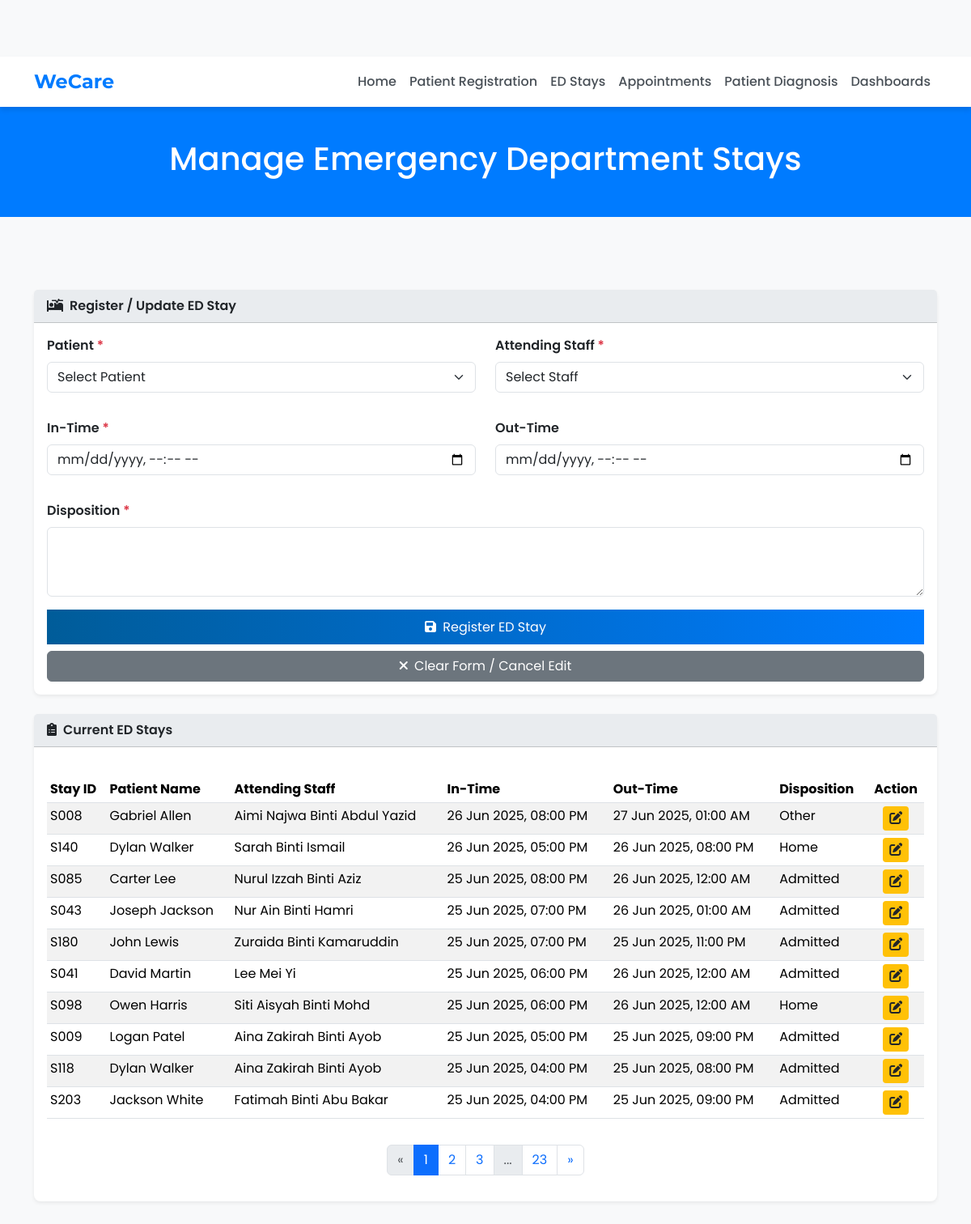
Page /admission/admin/bed_registration.php on the committed database.
### tables this page shows
CREATE TABLE `edstays` (
  `StayID` varchar(12) NOT NULL,
  `Intime` timestamp NOT NULL DEFAULT current_timestamp(),
  `Outime` timestamp NULL DEFAULT NULL,
  `Arrival_transport` varchar(50) NOT NULL,
  `Status` varchar(50) DEFAULT 'Waiting for Triage',
  `Disposition` varchar(100) NOT NULL,
  `PatientID` varchar(12) NOT NULL,
  `StaffID` varchar(12) NOT NULL,
  PRIMARY KEY (`StayID`),
  KEY `PatientID` (`PatientID`),
  KEY `StaffID` (`StaffID`),
  CONSTRAINT `edstays_ibfk_1` FOREIGN KEY (`PatientID`) REFERENCES `patients` (`PatientID`),
  CONSTRAINT `edstays_ibfk_2` FOREIGN KEY (`StaffID`) REFERENCES `staff` (`StaffID`)
);

CREATE TABLE `patients` (
  `PatientID` varchar(12) NOT NULL,
  `PatientName` varchar(100) NOT NULL,
  `Gender` varchar(50) NOT NULL,
  `Race` varchar(50) NOT NULL,
  `Phone_Number` varchar(15) NOT NULL,
  `Address` text NOT NULL,
  `Email` varchar(100) NOT NULL,
  `RegistrationTimestamp` datetime NOT NULL DEFAULT current_timestamp(),
  PRIMARY KEY (`PatientID`),
  UNIQUE KEY `email` (`Email`)
);

CREATE TABLE `staff` (
  `StaffID` varchar(12) NOT NULL,
  `Name` varchar(255) NOT NULL,
  `IC` varchar(15) NOT NULL,
  `Gender` varchar(15) NOT NULL,
  `PhoneNo` varchar(15) NOT NULL,
  `Address` varchar(255) NOT NULL,
  `Role` varchar(50) NOT NULL,
  `Status` varchar(20) DEFAULT 'Available',
  `Email` varchar(100) NOT NULL,
  `Username` varchar(100) NOT NULL,
  `Password` varchar(255) NOT NULL,
  `DepartmentID` varchar(12) NOT NULL,
  PRIMARY KEY (`StaffID`),
  UNIQUE KEY `IC` (`IC`),
  UNIQUE KEY `PhoneNo` (`PhoneNo`),
  UNIQUE KEY `Email` (`Email`),
  UNIQUE KEY `Username` (`Username`),
  KEY `DepartmentID` (`DepartmentID`),
  CONSTRAINT `STAFF_ibfk_1` FOREIGN KEY (`DepartmentID`) REFERENCES `department` (`DepartmentID`) ON DELETE CASCADE
);

### admission/admin/bed_registration.php (the view, shortened to what this page needs)
<?php
include 'connection.php';
$staffIDFromURL = $_GET['staffid'] ?? null;
$current_page = basename($_SERVER['PHP_SELF']);
function addStaffIdToLink($url, $staffIdParam) {
    return $url;
}
$Intime = "";
$Outime = "";
$Disposition = "";
$itemsPerPage_ed = 10;
$page_ed = isset($_GET['page_ed']) && (int)$_GET['page_ed'] > 0 ? (int)$_GET['page_ed'] : 1;
$offset_ed = ($page_ed - 1) * $itemsPerPage_ed;
$totalPages_ed = 0;
$edStaysData = [];
try {
    $totalEDStaysQuery = "SELECT COUNT(*) AS total FROM edstays";
    $totalResult_ed = $conn->query($totalEDStaysQuery);
    if ($totalResult_ed) {
        $totalEDStays = $totalResult_ed->fetch_assoc()['total'];
        $totalPages_ed = ceil($totalEDStays / $itemsPerPage_ed);
    } else { throw new Exception("Failed to get total EDStay count: " . $conn->error); }
    $edStaysQuery = "SELECT es.StayID, es.Intime, es.Outime, es.Disposition, es.PatientID, p.PatientName, es.StaffID, s.Name
                     FROM edstays es
                     LEFT JOIN patients p ON es.PatientID = p.PatientID
                     LEFT JOIN staff s ON es.StaffID = s.StaffID
                     ORDER BY es.Intime DESC LIMIT ? OFFSET ?";
    $stmt_edstays = $conn->prepare($edStaysQuery);
    $stmt_edstays->bind_param("ii", $itemsPerPage_ed, $offset_ed);
    if (!$stmt_edstays->execute()) throw new Exception("Execute failed (Fetch EDStays): " . $stmt_edstays->error);
    $result_edstays = $stmt_edstays->get_result();
    if ($result_edstays) {
        $edStaysData = $result_edstays->fetch_all(MYSQLI_ASSOC);
    } else { throw new Exception("Getting result set failed (Fetch EDStays): " . $stmt_edstays->error); }
} catch (Exception $e) {
    $fetch_error_ed = "Error fetching ED Stay list: " . $e->getMessage();
    error_log($fetch_error_ed);
}
?>
<!DOCTYPE html>
<html lang="en">
<head>
    <link href="https://cdn.jsdelivr.net/npm/bootstrap@5.3.3/dist/css/bootstrap.min.css" rel="stylesheet">
    <link href="https://cdnjs.cloudflare.com/ajax/libs/font-awesome/6.0.0-beta3/css/all.min.css" rel="stylesheet">
</head>
<body>
<nav class="navbar navbar-expand-lg navbar-light" style="background-color: white; box-shadow: 0 4px 6px rgba(0, 0, 0, 0.1);">
    <div class="container">
         <a class="navbar-brand" href="<?php echo addStaffIdToLink('AdminLandingPage.php', $staffIDFromURL); ?>">WeCare</a>
        <div class="collapse navbar-collapse" id="navbarNav">
            <ul class="navbar-nav ms-auto">
                <li class="nav-item <?php echo ($current_page == 'AdminLandingPage.php' || $current_page == 'index.php') ? 'active' : ''; ?>">
                    <a class="nav-link" href="<?php echo addStaffIdToLink('AdminLandingPage.php', $staffIDFromURL); ?>">Home</a></li>
                <li class="nav-item <?php echo ($current_page == 'register_patient.php') ? 'active' : ''; ?>">
                    <a class="nav-link" href="<?php echo addStaffIdToLink('register_patient.php', $staffIDFromURL); ?>">Patient Registration</a></li>
                <li class="nav-item <?php echo ($current_page == 'manage_edstays.php') ? 'active' : ''; ?>">
                    <a class="nav-link" href="<?php echo addStaffIdToLink('manage_edstays.php', $staffIDFromURL); ?>">ED Stays</a></li>
                <li class="nav-item <?php echo ($current_page == 'book_appointment.php') ? 'active' : ''; ?>">
                    <a class="nav-link" href="<?php echo addStaffIdToLink('book_appointment.php', $staffIDFromURL); ?>">Appointments</a></li>
                <li class="nav-item <?php echo ($current_page == 'assign_diagnosis.php') ? 'active' : ''; ?>">
                    <a class="nav-link" href="<?php echo addStaffIdToLink('assign_diagnosis.php', $staffIDFromURL); ?>">Patient Diagnosis</a></li>
                <li class="nav-item <?php echo ($current_page == 'dashboard.php') ? 'active' : ''; ?>">
                    <a class="nav-link" href="<?php echo addStaffIdToLink('dashboard.php', $staffIDFromURL); ?>">Dashboards</a></li>
            </ul>
        </div>
    </div>
</nav>
<div class="hero-section">
    <h1>Manage Emergency Department Stays</h1>
</div>
<div class="container mt-4 mb-5">
    <div id="messageArea" style="min-height: 60px;">
    </div>
    <div class="card">
        <div class="card-header"><i class="fas fa-procedures me-2"></i>Register / Update ED Stay</div>
        <div class="card-body">
            <form method="POST" action="<?php echo addStaffIdToLink(htmlspecialchars($_SERVER['PHP_SELF']), $staffIDFromURL); ?>" id="edStayForm">
                <div class="row">
                    <div class="col-md-6 mb-3">
                        <label for="patient_id_fk" class="form-label">Patient <span class="text-danger">*</span></label>
                        <select name="patient_id_fk" id="patient_id_fk" class="form-select" required>
                            <option value="">Select Patient</option>
                        </select>
                    </div>
                    <div class="col-md-6 mb-3">
                        <label for="staff_id_fk" class="form-label">Attending Staff <span class="text-danger">*</span></label>
                        <select name="staff_id_fk" id="staff_id_fk" class="form-select" required>
                            <option value="">Select Staff</option>
                        </select>
                    </div>
                </div>
                <div class="row">
                    <div class="col-md-6 mb-3">
                        <label for="intime" class="form-label">In-Time <span class="text-danger">*</span></label>
                        <input type="datetime-local" class="form-control" name="intime" id="intime" value="<?php echo !empty($Intime) ? htmlspecialchars(date('Y-m-d\TH:i', strtotime($Intime))) : ''; ?>" required>
                    </div>
                    <div class="col-md-6 mb-3">
                        <label for="outime" class="form-label">Out-Time</label>
                        <input type="datetime-local" class="form-control" name="outime" id="outime" value="<?php echo !empty($Outime) ? htmlspecialchars(date('Y-m-d\TH:i', strtotime($Outime))) : ''; ?>">
                    </div>
                </div>
                <div class="mb-3">
                    <label for="disposition" class="form-label">Disposition <span class="text-danger">*</span></label>
                    <textarea name="disposition" id="disposition" class="form-control" rows="3" required><?php echo htmlspecialchars($Disposition); ?></textarea>
                </div>
                <button type="submit" class="btn-submit" id="submitBtnEDStay">
                    <i class="fas fa-save me-1"></i> <span id="submitBtnTextEDStay">Register ED Stay</span>
                </button>
                <button type="button" class="btn btn-secondary mt-2 w-100" onclick="resetEDStayForm()" id="resetBtnEDStay">
                     <i class="fas fa-times me-1"></i> Clear Form / Cancel Edit
                </button>
            </form>
        </div>
    </div>
    <div class="card mt-4">
        <div class="card-header"><i class="fas fa-clipboard-list me-2"></i>Current ED Stays</div>
        <div class="card-body">
            <div class="table-responsive">
                <table class="table table-striped table-hover table-sm">
                    <thead>
                        <tr>
                            <th>Stay ID</th>
                            <th>Patient Name</th>
                            <th>Attending Staff</th>
                            <th>In-Time</th>
                            <th>Out-Time</th>
                            <th>Disposition</th>
                            <th class="text-center">Action</th>
                        </tr>
                    </thead>
                    <tbody>
                        <?php if (!empty($edStaysData)): ?>
                            <?php foreach ($edStaysData as $stay): ?>
                            <tr>
                                <td><?php echo htmlspecialchars($stay['StayID']); ?></td>
                                <td><?php echo htmlspecialchars($stay['PatientName'] ?? 'N/A'); ?></td>
                                <td><?php echo htmlspecialchars($stay['Name'] ?? 'N/A'); ?></td>
                                <td><?php echo !empty($stay['Intime']) ? htmlspecialchars(date('d M Y, h:i A', strtotime($stay['Intime']))) : 'N/A'; ?></td>
                                <td><?php echo !empty($stay['Outime']) ? htmlspecialchars(date('d M Y, h:i A', strtotime($stay['Outime']))) : 'N/A'; ?></td>
                                <td><?php echo nl2br(htmlspecialchars($stay['Disposition'])); ?></td>
                                <td class="text-center">
                                    <button class='edit-btn'
                                        data-stay='<?php echo htmlspecialchars(json_encode($stay), ENT_QUOTES, 'UTF-8'); ?>'
                                        onclick='editEDStay(JSON.parse(this.getAttribute("data-stay"))); return false;'
                                        title='Edit ED Stay'>
                                        <i class='fas fa-edit'></i>
                                    </button>
                                </td>
                            </tr>
                            <?php endforeach; ?>
                        <?php else: ?>
                            <tr><td colspan="7" class="text-center text-muted">No ED Stays recorded yet.</td></tr>
                        <?php endif; ?>
                    </tbody>
                </table>
            </div>
            <?php if ($totalPages_ed > 1): ?>
            <nav aria-label="ED Stays Pagination" class="mt-3">
                 <ul class="pagination">
                     <li class="page-item <?php echo ($page_ed <= 1) ? 'disabled' : ''; ?>">
                         <a class="page-link" href="<?php echo addStaffIdToLink('?page_ed='.($page_ed - 1), $staffIDFromURL); ?>" aria-label="Previous">«</a>
                     </li>
                      <?php
                       $range_ed = 2; $start_ed = max(1, $page_ed - $range_ed); $end_ed = min($totalPages_ed, $page_ed + $range_ed);
                       for ($i = $start_ed; $i <= $end_ed; $i++): ?>
                         <li class="page-item <?php echo ($i == $page_ed) ? 'active' : ''; ?>">
                               <a class="page-link" href="<?php echo addStaffIdToLink('?page_ed='.$i, $staffIDFromURL); ?>"><?php echo $i; ?></a>
                         </li>
                       <?php endfor;
                       if ($end_ed < $totalPages_ed) { if ($end_ed < $totalPages_ed - 1) { echo '<li class="page-item disabled"><span class="page-link">...</span></li>'; } echo '<li class="page-item"><a class="page-link" href="'.addStaffIdToLink('?page_ed='.$totalPages_ed, $staffIDFromURL).'">'.$totalPages_ed.'</a></li>'; }
                      ?>
                     <li class="page-item <?php echo ($page_ed >= $totalPages_ed) ? 'disabled' : ''; ?>">
                         <a class="page-link" href="<?php echo addStaffIdToLink('?page_ed='.($page_ed + 1), $staffIDFromURL); ?>" aria-label="Next">»</a>
                     </li>
                  </ul>
             </nav>
            <?php endif; ?>
        </div>
    </div>
</div>
</body>
</html>

### admission/admin/bed_registration.php (style rules this page uses)
:root { --primary-color: #007bff; --secondary-color: #f0f0f0; --background-color: #f8f9fa; --text-color: #343a40; --accent-color: #ffc107; --form-bg-color: #ffffff; --form-border-color: #dee2e6; --input-focus-color: #86b7fe; --danger-color: #dc3545; --success-color: #198754; }
body { font-family: 'Poppins', sans-serif; margin: 0; padding: 0; background-color: var(--background-color); padding-top: 70px; }
.navbar { position: sticky; top: 0; z-index: 1030; background-color: white !important; box-shadow: 0 4px 6px rgba(0, 0, 0, 0.05); padding: 0.5rem 1rem; }
.navbar-brand { font-family: 'Montserrat', sans-serif; font-size: 1.5rem; font-weight: 700; color: var(--primary-color) !important; }
.navbar .nav-link { color: #495057 !important; font-weight: 500; padding: 0.5rem 1rem; }
.hero-section { background-color: var(--primary-color); color: white; padding: 40px 0; text-align: center; margin-bottom: 30px; }
.card { border: none; border-radius: 8px; box-shadow: 0 2px 5px rgba(0,0,0,0.07); margin-bottom: 20px; }
.card-header { background-color: #e9ecef; font-weight: 600; }
.form-label { font-weight: 600; }
.form-control, .form-select { margin-bottom: 1rem; }
.btn-submit { background: linear-gradient(to right, #005c99, #007bff); color: white; border: none; padding: 0.6rem 1.5rem; width: 100%; }
.table-responsive { margin-top: 20px; }
.edit-btn { background-color: #ffc107; border: none; color: #212529; padding: 3px 8px; border-radius: 4px; }
.pagination { justify-content: center; }

### rows in the picture
edstays: StayID "S008", PatientID.PatientName "Gabriel Allen", StaffID.Name "Aimi Najwa Binti Abdul Yazid", Intime "26 Jun 2025, 08:00 PM", Outime "27 Jun 2025, 01:00 AM", Disposition "Other"
edstays: StayID "S140", PatientID.PatientName "Dylan Walker", StaffID.Name "Sarah Binti Ismail", Intime "26 Jun 2025, 05:00 PM", Outime "26 Jun 2025, 08:00 PM", Disposition "Home"
edstays: StayID "S085", PatientID.PatientName "Carter Lee", StaffID.Name "Nurul Izzah Binti Aziz", Intime "25 Jun 2025, 08:00 PM", Outime "26 Jun 2025, 12:00 AM", Disposition "Admitted"
edstays: StayID "S043", PatientID.PatientName "Joseph Jackson", StaffID.Name "Nur Ain Binti Hamri", Intime "25 Jun 2025, 07:00 PM", Outime "26 Jun 2025, 01:00 AM", Disposition "Admitted"
edstays: StayID "S180", PatientID.PatientName "John Lewis", StaffID.Name "Zuraida Binti Kamaruddin", Intime "25 Jun 2025, 07:00 PM", Outime "25 Jun 2025, 11:00 PM", Disposition "Admitted"
edstays: StayID "S041", PatientID.PatientName "David Martin", StaffID.Name "Lee Mei Yi", Intime "25 Jun 2025, 06:00 PM", Outime "26 Jun 2025, 12:00 AM", Disposition "Admitted"
edstays: StayID "S098", PatientID.PatientName "Owen Harris", StaffID.Name "Siti Aisyah Binti Mohd", Intime "25 Jun 2025, 06:00 PM", Outime "26 Jun 2025, 12:00 AM", Disposition "Home"
edstays: StayID "S009", PatientID.PatientName "Logan Patel", StaffID.Name "Aina Zakirah Binti Ayob", Intime "25 Jun 2025, 05:00 PM", Outime "25 Jun 2025, 09:00 PM", Disposition "Admitted"
edstays: StayID "S118", PatientID.PatientName "Dylan Walker", StaffID.Name "Aina Zakirah Binti Ayob", Intime "25 Jun 2025, 04:00 PM", Outime "25 Jun 2025, 08:00 PM", Disposition "Admitted"
edstays: StayID "S203", PatientID.PatientName "Jackson White", StaffID.Name "Fatimah Binti Abu Bakar", Intime "25 Jun 2025, 04:00 PM", Outime "25 Jun 2025, 09:00 PM", Disposition "Admitted"

### other values in the picture
$totalPages_ed "23"
